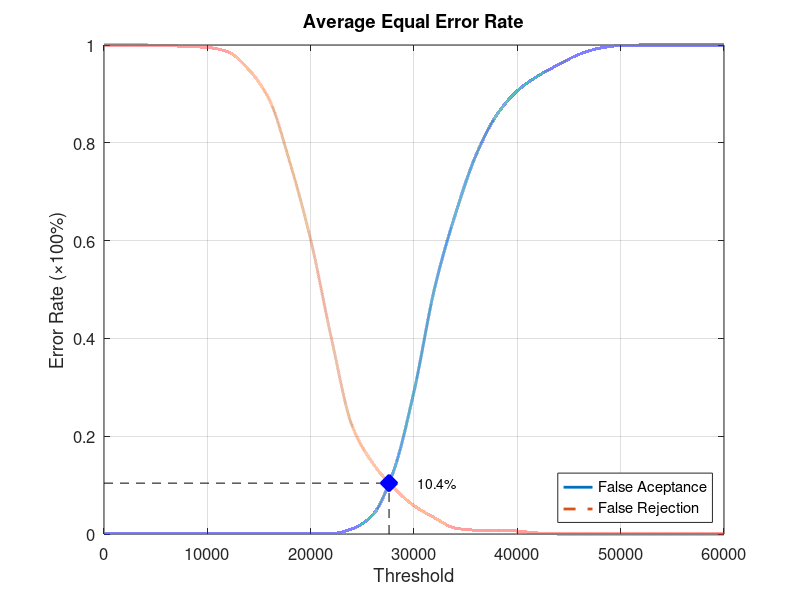
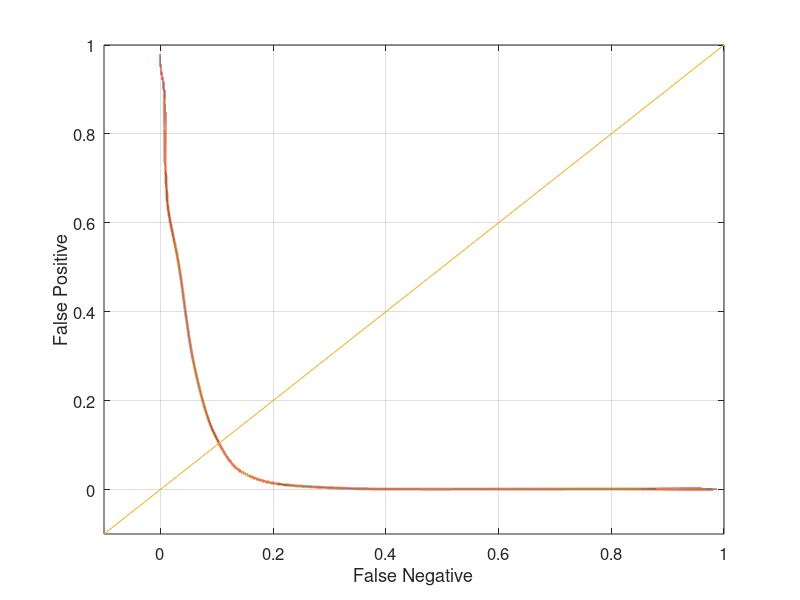

These figures' MATLAB source, in order:
function yEER = Database2Average
close all;
clear;
clc;
x = 0:2000:60000;
xq = 0:0.5:60000;

y0 = [0 0.00105263 0.00105263 0.00105263 0.00105263 0.00105263 0.00105263 0.00105263 0.00105263 0.00105263 0.00105263 0.00105263 0.0105263 0.0389474 0.127368 0.291579 0.503158 0.653684 0.774737 0.856842 0.906316 0.936842 0.96 0.981053 0.993684 0.998947 1 1 1 1 1];
yy0 = interp1(x, y0, xq, 'pchip');
y1 = [1 1 1 0.999 0.997 0.995 0.986 0.95 0.888 0.759 0.602 0.401 0.222 0.145 0.095 0.058 0.033 0.012 0.008 0.008 0.006 0.002 0 0 0 0 0 0 0 0 0];
yy1 = interp1(x, y1, xq, 'pchip');

% Calculating EER: 
y2 = abs(y0 - y1);
find(y2 == min(y2))
yy2 = abs(yy0 - yy1);
xEER = find(yy2 == min(yy2));
xEERIndex = xq(xEER) % X-axis EER
yEER = yy0(xEER) % Y-axis EER

main = figure
plot(xq, yy0,'-','LineWidth', 2);	hold on
plot(xq, yy1,'--','LineWidth', 2);	hold on
plot([xEERIndex xEERIndex], [0 yEER], 'k--');	hold on
plot([0 xEERIndex], [yEER yEER], 'k--');	hold on
plot(xEERIndex, yEER, 'bx', 'LineWidth', 10);	hold on
text(xEERIndex + 10 * xEERIndex / 100, yEER, [num2str(round((10000 * yEER)) / 100) '%'])
legend('False Aceptance', 'False Rejection', 'Location', 'SouthEast')
xlabel('Threshold')
ylabel('Error Rate (\times100%)')
title('Average Equal Error Rate')
set(gca, 'FontSize', 12)
axis([0 60000 0 1])
grid on

print(main, 'Database2AverageMain', '-dpng');
FNRxFPR = figure('Color', [1 1 1]);
plot(yy1, yy0, '-', yy1, yy0, 'LineWidth', 2);
hold on
y = -0.1:0.1:1
plot(y, y); 
set(gca, 'FontSize', 12)
xlabel('False Negative')
ylabel('False Positive')
axis([-0.1 1 -0.1 1])
set(gca, 'FontSize', 12)
grid on

print(FNRxFPR, 'Database2AverageFNRxFPR','-dpng');
end
